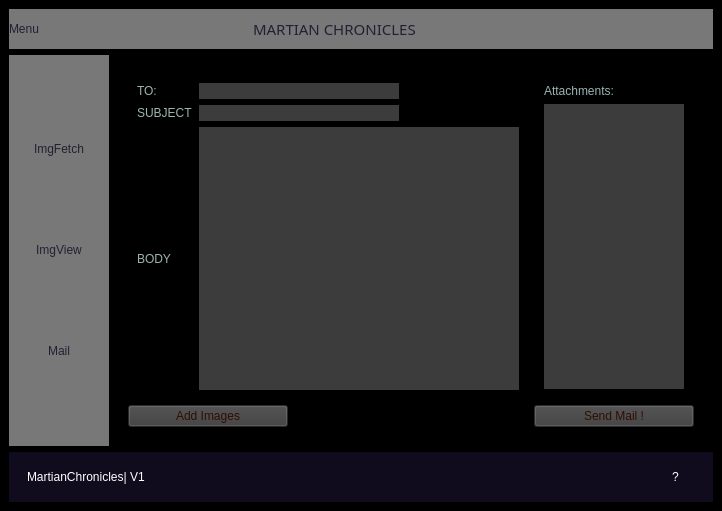
<?xml version="1.0" encoding="UTF-8"?>
<ui version="4.0">
 <class>MainWindow</class>
 <widget class="QMainWindow" name="MainWindow">
  <property name="geometry">
   <rect>
    <x>0</x>
    <y>0</y>
    <width>722</width>
    <height>488</height>
   </rect>
  </property>
  <property name="font">
   <font>
    <family>Comfortaa</family>
    <pointsize>11</pointsize>
    <italic>false</italic>
    <bold>false</bold>
   </font>
  </property>
  <property name="windowTitle">
   <string>MainWindow</string>
  </property>
  <property name="styleSheet">
   <string notr="true">*{
	background-color: rgb(0, 0, 0);
	font: 11pt &quot;Comfortaa&quot;;

}</string>
  </property>
  <widget class="QWidget" name="centralwidget">
   <layout class="QVBoxLayout" name="verticalLayout">
    <item>
     <widget class="QFrame" name="top">
      <property name="styleSheet">
       <string notr="true">*{border:none;
background-color: rgb(120, 120, 120)
}</string>
      </property>
      <property name="frameShape">
       <enum>QFrame::NoFrame</enum>
      </property>
      <property name="frameShadow">
       <enum>QFrame::Raised</enum>
      </property>
      <layout class="QHBoxLayout" name="horizontalLayout">
       <property name="spacing">
        <number>0</number>
       </property>
       <property name="leftMargin">
        <number>0</number>
       </property>
       <property name="topMargin">
        <number>0</number>
       </property>
       <property name="rightMargin">
        <number>0</number>
       </property>
       <property name="bottomMargin">
        <number>0</number>
       </property>
       <item alignment="Qt::AlignLeft">
        <widget class="QFrame" name="left">
         <property name="frameShape">
          <enum>QFrame::StyledPanel</enum>
         </property>
         <property name="frameShadow">
          <enum>QFrame::Raised</enum>
         </property>
         <layout class="QHBoxLayout" name="horizontalLayout_3">
          <property name="spacing">
           <number>0</number>
          </property>
          <property name="leftMargin">
           <number>0</number>
          </property>
          <property name="topMargin">
           <number>0</number>
          </property>
          <property name="rightMargin">
           <number>0</number>
          </property>
          <property name="bottomMargin">
           <number>0</number>
          </property>
          <item>
           <widget class="QPushButton" name="menu_button">
            <property name="styleSheet">
             <string notr="true">*{border:none;

color: rgb(36, 31, 49);}</string>
            </property>
            <property name="text">
             <string>Menu</string>
            </property>
            <property name="icon">
             <iconset>
              <normaloff>../17a94320/mars-rover.png</normaloff>../17a94320/mars-rover.png</iconset>
            </property>
            <property name="iconSize">
             <size>
              <width>32</width>
              <height>32</height>
             </size>
            </property>
           </widget>
          </item>
         </layout>
        </widget>
       </item>
       <item>
        <widget class="QFrame" name="mid_2">
         <property name="frameShape">
          <enum>QFrame::StyledPanel</enum>
         </property>
         <property name="frameShadow">
          <enum>QFrame::Raised</enum>
         </property>
         <layout class="QVBoxLayout" name="verticalLayout_2">
          <item>
           <widget class="QLabel" name="label">
            <property name="font">
             <font>
              <family>Comfortaa</family>
              <pointsize>11</pointsize>
              <italic>false</italic>
              <bold>false</bold>
             </font>
            </property>
            <property name="styleSheet">
             <string notr="true">color: rgb(36, 31, 49);</string>
            </property>
            <property name="text">
             <string>MARTIAN CHRONICLES</string>
            </property>
           </widget>
          </item>
         </layout>
        </widget>
       </item>
       <item alignment="Qt::AlignRight">
        <widget class="QFrame" name="right">
         <property name="styleSheet">
          <string notr="true">*{border:none}</string>
         </property>
         <property name="frameShape">
          <enum>QFrame::StyledPanel</enum>
         </property>
         <property name="frameShadow">
          <enum>QFrame::Raised</enum>
         </property>
         <layout class="QHBoxLayout" name="horizontalLayout_2">
          <property name="spacing">
           <number>12</number>
          </property>
          <property name="leftMargin">
           <number>0</number>
          </property>
          <property name="topMargin">
           <number>0</number>
          </property>
          <property name="rightMargin">
           <number>0</number>
          </property>
          <property name="bottomMargin">
           <number>0</number>
          </property>
          <item>
           <widget class="QPushButton" name="minimize_button">
            <property name="text">
             <string/>
            </property>
            <property name="icon">
             <iconset>
              <normaloff>../29331c36/minimize-sign.png</normaloff>../29331c36/minimize-sign.png</iconset>
            </property>
           </widget>
          </item>
          <item>
           <widget class="QPushButton" name="maximise_button">
            <property name="text">
             <string/>
            </property>
            <property name="icon">
             <iconset>
              <normaloff>../3f3cddd8/maximize.png</normaloff>../3f3cddd8/maximize.png</iconset>
            </property>
           </widget>
          </item>
          <item>
           <widget class="QPushButton" name="close_button">
            <property name="text">
             <string/>
            </property>
           </widget>
          </item>
         </layout>
        </widget>
       </item>
      </layout>
     </widget>
    </item>
    <item>
     <widget class="QFrame" name="mid">
      <property name="sizePolicy">
       <sizepolicy hsizetype="Preferred" vsizetype="Expanding">
        <horstretch>0</horstretch>
        <verstretch>0</verstretch>
       </sizepolicy>
      </property>
      <property name="frameShape">
       <enum>QFrame::NoFrame</enum>
      </property>
      <property name="frameShadow">
       <enum>QFrame::Raised</enum>
      </property>
      <layout class="QHBoxLayout" name="horizontalLayout_7">
       <property name="spacing">
        <number>0</number>
       </property>
       <property name="leftMargin">
        <number>0</number>
       </property>
       <property name="topMargin">
        <number>0</number>
       </property>
       <property name="rightMargin">
        <number>0</number>
       </property>
       <property name="bottomMargin">
        <number>0</number>
       </property>
       <item>
        <widget class="QFrame" name="left_menu">
         <property name="minimumSize">
          <size>
           <width>100</width>
           <height>0</height>
          </size>
         </property>
         <property name="maximumSize">
          <size>
           <width>20</width>
           <height>16777215</height>
          </size>
         </property>
         <property name="styleSheet">
          <string notr="true">*{background-color: rgb(120, 120, 120);
border:none}</string>
         </property>
         <property name="frameShape">
          <enum>QFrame::StyledPanel</enum>
         </property>
         <property name="frameShadow">
          <enum>QFrame::Raised</enum>
         </property>
         <layout class="QVBoxLayout" name="verticalLayout_7">
          <property name="spacing">
           <number>0</number>
          </property>
          <property name="leftMargin">
           <number>0</number>
          </property>
          <property name="topMargin">
           <number>0</number>
          </property>
          <property name="rightMargin">
           <number>0</number>
          </property>
          <property name="bottomMargin">
           <number>0</number>
          </property>
          <item>
           <widget class="QPushButton" name="fetch_web_button">
            <property name="styleSheet">
             <string notr="true">color: rgb(36, 31, 49);</string>
            </property>
            <property name="text">
             <string>ImgFetch</string>
            </property>
            <property name="iconSize">
             <size>
              <width>24</width>
              <height>24</height>
             </size>
            </property>
           </widget>
          </item>
          <item alignment="Qt::AlignHCenter">
           <widget class="QPushButton" name="image_view_button">
            <property name="styleSheet">
             <string notr="true">color: rgb(36, 31, 49);</string>
            </property>
            <property name="text">
             <string>ImgView</string>
            </property>
            <property name="iconSize">
             <size>
              <width>24</width>
              <height>24</height>
             </size>
            </property>
           </widget>
          </item>
          <item>
           <widget class="QPushButton" name="mail_button">
            <property name="styleSheet">
             <string notr="true">color: rgb(36, 31, 49);</string>
            </property>
            <property name="text">
             <string>Mail</string>
            </property>
            <property name="iconSize">
             <size>
              <width>24</width>
              <height>24</height>
             </size>
            </property>
           </widget>
          </item>
         </layout>
        </widget>
       </item>
       <item>
        <widget class="QFrame" name="main_body">
         <property name="styleSheet">
          <string notr="true">background-color: rgb(0, 0,0);</string>
         </property>
         <property name="frameShape">
          <enum>QFrame::StyledPanel</enum>
         </property>
         <property name="frameShadow">
          <enum>QFrame::Raised</enum>
         </property>
         <layout class="QVBoxLayout" name="verticalLayout_3">
          <item>
           <widget class="QStackedWidget" name="stackedWidget">
            <property name="currentIndex">
             <number>2</number>
            </property>
            <widget class="QWidget" name="img_viewpage">
             <layout class="QHBoxLayout" name="horizontalLayout_8">
              <item alignment="Qt::AlignLeft">
               <widget class="QFrame" name="frame_2">
                <property name="frameShape">
                 <enum>QFrame::StyledPanel</enum>
                </property>
                <property name="frameShadow">
                 <enum>QFrame::Raised</enum>
                </property>
                <layout class="QHBoxLayout" name="horizontalLayout_10">
                 <property name="spacing">
                  <number>0</number>
                 </property>
                 <property name="leftMargin">
                  <number>0</number>
                 </property>
                 <property name="topMargin">
                  <number>0</number>
                 </property>
                 <property name="rightMargin">
                  <number>0</number>
                 </property>
                 <property name="bottomMargin">
                  <number>0</number>
                 </property>
                 <item>
                  <widget class="QPushButton" name="prev_image_button">
                   <property name="sizePolicy">
                    <sizepolicy hsizetype="Minimum" vsizetype="Expanding">
                     <horstretch>0</horstretch>
                     <verstretch>0</verstretch>
                    </sizepolicy>
                   </property>
                   <property name="minimumSize">
                    <size>
                     <width>80</width>
                     <height>351</height>
                    </size>
                   </property>
                   <property name="font">
                    <font>
                     <family>Comfortaa</family>
                     <pointsize>11</pointsize>
                     <italic>false</italic>
                     <bold>false</bold>
                    </font>
                   </property>
                   <property name="styleSheet">
                    <string notr="true">background-color:rgb(120,120,120);
color: rgb(46, 14, 2);</string>
                   </property>
                   <property name="text">
                    <string>&lt;</string>
                   </property>
                  </widget>
                 </item>
                </layout>
               </widget>
              </item>
              <item>
               <widget class="QFrame" name="frame_4">
                <property name="sizePolicy">
                 <sizepolicy hsizetype="Expanding" vsizetype="Preferred">
                  <horstretch>0</horstretch>
                  <verstretch>0</verstretch>
                 </sizepolicy>
                </property>
                <property name="frameShape">
                 <enum>QFrame::StyledPanel</enum>
                </property>
                <property name="frameShadow">
                 <enum>QFrame::Raised</enum>
                </property>
                <layout class="QVBoxLayout" name="verticalLayout_8">
                 <property name="spacing">
                  <number>0</number>
                 </property>
                 <property name="leftMargin">
                  <number>0</number>
                 </property>
                 <property name="topMargin">
                  <number>0</number>
                 </property>
                 <property name="rightMargin">
                  <number>0</number>
                 </property>
                 <property name="bottomMargin">
                  <number>0</number>
                 </property>
                 <item>
                  <widget class="QLabel" name="image_view_label">
                   <property name="text">
                    <string/>
                   </property>
                  </widget>
                 </item>
                </layout>
               </widget>
              </item>
              <item alignment="Qt::AlignRight">
               <widget class="QFrame" name="frame_3">
                <property name="frameShape">
                 <enum>QFrame::StyledPanel</enum>
                </property>
                <property name="frameShadow">
                 <enum>QFrame::Raised</enum>
                </property>
                <layout class="QVBoxLayout" name="verticalLayout_6">
                 <property name="spacing">
                  <number>0</number>
                 </property>
                 <property name="leftMargin">
                  <number>0</number>
                 </property>
                 <property name="topMargin">
                  <number>0</number>
                 </property>
                 <property name="rightMargin">
                  <number>0</number>
                 </property>
                 <property name="bottomMargin">
                  <number>0</number>
                 </property>
                 <item>
                  <widget class="QPushButton" name="next_image_button">
                   <property name="sizePolicy">
                    <sizepolicy hsizetype="Minimum" vsizetype="Expanding">
                     <horstretch>0</horstretch>
                     <verstretch>0</verstretch>
                    </sizepolicy>
                   </property>
                   <property name="minimumSize">
                    <size>
                     <width>80</width>
                     <height>351</height>
                    </size>
                   </property>
                   <property name="font">
                    <font>
                     <family>Comfortaa</family>
                     <pointsize>11</pointsize>
                     <italic>false</italic>
                     <bold>false</bold>
                    </font>
                   </property>
                   <property name="styleSheet">
                    <string notr="true">*{background-color:rgb(120,120,120);
alternate-background-color: rgb(255, 200, 87);

color: rgb(46, 14, 2);}</string>
                   </property>
                   <property name="text">
                    <string>&gt;</string>
                   </property>
                  </widget>
                 </item>
                </layout>
               </widget>
              </item>
             </layout>
            </widget>
            <widget class="QWidget" name="fetch_page">
             <layout class="QGridLayout" name="gridLayout_2">
              <item row="0" column="2" rowspan="2">
               <widget class="QPushButton" name="fetch_button">
                <property name="minimumSize">
                 <size>
                  <width>128</width>
                  <height>128</height>
                 </size>
                </property>
                <property name="styleSheet">
                 <string notr="true">background-color: rgb(61, 56, 70);
color: rgb(46, 14, 2);</string>
                </property>
                <property name="text">
                 <string>FETCH IMAGES</string>
                </property>
               </widget>
              </item>
              <item row="0" column="1">
               <widget class="QFrame" name="cam_sel_frame">
                <property name="styleSheet">
                 <string notr="true">background-color: rgb(120, 120, 120);</string>
                </property>
                <property name="frameShape">
                 <enum>QFrame::StyledPanel</enum>
                </property>
                <property name="frameShadow">
                 <enum>QFrame::Raised</enum>
                </property>
                <layout class="QVBoxLayout" name="verticalLayout_5">
                 <item>
                  <widget class="QLabel" name="label_7">
                   <property name="styleSheet">
                    <string notr="true">color: rgb(46, 14, 2);</string>
                   </property>
                   <property name="text">
                    <string>Camera:</string>
                   </property>
                  </widget>
                 </item>
                 <item>
                  <widget class="QRadioButton" name="fhaz_radio">
                   <property name="styleSheet">
                    <string notr="true">color: rgb(46, 14, 2);</string>
                   </property>
                   <property name="text">
                    <string>FHAZ</string>
                   </property>
                  </widget>
                 </item>
                 <item>
                  <widget class="QRadioButton" name="rhaz_radio">
                   <property name="styleSheet">
                    <string notr="true">color: rgb(46, 14, 2);</string>
                   </property>
                   <property name="text">
                    <string>RHAZ</string>
                   </property>
                  </widget>
                 </item>
                 <item>
                  <widget class="QRadioButton" name="navcam_radio">
                   <property name="styleSheet">
                    <string notr="true">color: rgb(46, 14, 2);</string>
                   </property>
                   <property name="text">
                    <string>NAVCAM</string>
                   </property>
                  </widget>
                 </item>
                 <item>
                  <widget class="QRadioButton" name="pandcam_radio">
                   <property name="styleSheet">
                    <string notr="true">color: rgb(46, 14, 2);</string>
                   </property>
                   <property name="text">
                    <string>PANCAM</string>
                   </property>
                  </widget>
                 </item>
                </layout>
               </widget>
              </item>
              <item row="1" column="0" colspan="2">
               <widget class="QFrame" name="frame">
                <property name="styleSheet">
                 <string notr="true">*{border:none}</string>
                </property>
                <property name="frameShape">
                 <enum>QFrame::StyledPanel</enum>
                </property>
                <property name="frameShadow">
                 <enum>QFrame::Raised</enum>
                </property>
                <layout class="QHBoxLayout" name="horizontalLayout_9">
                 <item>
                  <widget class="QLabel" name="earth_date_label">
                   <property name="styleSheet">
                    <string notr="true">color: rgb(152, 54, 40);</string>
                   </property>
                   <property name="text">
                    <string>Earth_date:</string>
                   </property>
                  </widget>
                 </item>
                 <item>
                  <widget class="QCalendarWidget" name="calendarWidget">
                   <property name="styleSheet">
                    <string notr="true">color: rgb(152, 54, 40);
background-color: rgb(157, 181, 178);</string>
                   </property>
                   <property name="gridVisible">
                    <bool>true</bool>
                   </property>
                  </widget>
                 </item>
                </layout>
               </widget>
              </item>
              <item row="0" column="0">
               <widget class="QFrame" name="rover_sel_Frame">
                <property name="styleSheet">
                 <string notr="true">background-color: rgb(120,120, 120);</string>
                </property>
                <property name="frameShape">
                 <enum>QFrame::StyledPanel</enum>
                </property>
                <property name="frameShadow">
                 <enum>QFrame::Raised</enum>
                </property>
                <layout class="QHBoxLayout" name="horizontalLayout_11">
                 <item>
                  <widget class="QFrame" name="frame_6">
                   <property name="frameShape">
                    <enum>QFrame::StyledPanel</enum>
                   </property>
                   <property name="frameShadow">
                    <enum>QFrame::Raised</enum>
                   </property>
                   <layout class="QVBoxLayout" name="verticalLayout_10">
                    <item>
                     <widget class="QLabel" name="label_6">
                      <property name="styleSheet">
                       <string notr="true">color: rgb(46, 14, 2);</string>
                      </property>
                      <property name="text">
                       <string>Rover:</string>
                      </property>
                     </widget>
                    </item>
                    <item>
                     <widget class="QRadioButton" name="spirit_radio">
                      <property name="styleSheet">
                       <string notr="true">color: rgb(46, 14, 2);</string>
                      </property>
                      <property name="text">
                       <string>Spirit</string>
                      </property>
                     </widget>
                    </item>
                    <item>
                     <widget class="QRadioButton" name="opportunity_radio">
                      <property name="styleSheet">
                       <string notr="true">color: rgb(46, 14, 2);</string>
                      </property>
                      <property name="text">
                       <string>Opportunity</string>
                      </property>
                     </widget>
                    </item>
                    <item>
                     <widget class="QRadioButton" name="curiosity_radio">
                      <property name="styleSheet">
                       <string notr="true">color: rgb(157, 181, 178);
color: rgb(46, 14, 2);</string>
                      </property>
                      <property name="text">
                       <string>Curiosity</string>
                      </property>
                     </widget>
                    </item>
                   </layout>
                  </widget>
                 </item>
                 <item>
                  <widget class="QFrame" name="frame_5">
                   <property name="minimumSize">
                    <size>
                     <width>0</width>
                     <height>50</height>
                    </size>
                   </property>
                   <property name="frameShape">
                    <enum>QFrame::StyledPanel</enum>
                   </property>
                   <property name="frameShadow">
                    <enum>QFrame::Raised</enum>
                   </property>
                   <layout class="QVBoxLayout" name="verticalLayout_9">
                    <item>
                     <widget class="QLabel" name="label_4">
                      <property name="styleSheet">
                       <string notr="true">color: rgb(46, 14, 2);</string>
                      </property>
                      <property name="text">
                       <string>Lastest Images</string>
                      </property>
                     </widget>
                    </item>
                    <item>
                     <widget class="QRadioButton" name="no_butt">
                      <property name="styleSheet">
                       <string notr="true">color:rgb(46, 14, 2)</string>
                      </property>
                      <property name="text">
                       <string>No</string>
                      </property>
                     </widget>
                    </item>
                    <item>
                     <widget class="QRadioButton" name="yes_butt">
                      <property name="styleSheet">
                       <string notr="true">color: rgb(46, 14, 2);</string>
                      </property>
                      <property name="text">
                       <string>Yes</string>
                      </property>
                     </widget>
                    </item>
                   </layout>
                  </widget>
                 </item>
                </layout>
               </widget>
              </item>
             </layout>
            </widget>
            <widget class="QWidget" name="mail_page">
             <layout class="QGridLayout" name="gridLayout_3">
              <item row="0" column="0">
               <widget class="QFrame" name="mail_frame">
                <property name="styleSheet">
                 <string notr="true">*{border:none}</string>
                </property>
                <property name="frameShape">
                 <enum>QFrame::StyledPanel</enum>
                </property>
                <property name="frameShadow">
                 <enum>QFrame::Raised</enum>
                </property>
                <layout class="QGridLayout" name="gridLayout_4">
                 <item row="1" column="0">
                  <widget class="QLabel" name="label_10">
                   <property name="styleSheet">
                    <string notr="true">color: rgb(157, 181, 178);</string>
                   </property>
                   <property name="text">
                    <string>SUBJECT</string>
                   </property>
                  </widget>
                 </item>
                 <item row="2" column="0">
                  <widget class="QLabel" name="label_3">
                   <property name="styleSheet">
                    <string notr="true">color: rgb(157, 181, 178);</string>
                   </property>
                   <property name="text">
                    <string>BODY</string>
                   </property>
                  </widget>
                 </item>
                 <item row="2" column="1">
                  <widget class="QTextEdit" name="body_line">
                   <property name="styleSheet">
                    <string notr="true">background-color: rgb(60,60,60);</string>
                   </property>
                  </widget>
                 </item>
                 <item row="0" column="1" alignment="Qt::AlignLeft">
                  <widget class="QLineEdit" name="to_line">
                   <property name="minimumSize">
                    <size>
                     <width>200</width>
                     <height>0</height>
                    </size>
                   </property>
                   <property name="styleSheet">
                    <string notr="true">background-color: rgb(60,60,60);</string>
                   </property>
                   <property name="text">
                    <string/>
                   </property>
                  </widget>
                 </item>
                 <item row="0" column="0" alignment="Qt::AlignLeft">
                  <widget class="QLabel" name="label_9">
                   <property name="styleSheet">
                    <string notr="true">color: rgb(157, 181, 178);</string>
                   </property>
                   <property name="text">
                    <string>TO:</string>
                   </property>
                  </widget>
                 </item>
                 <item row="1" column="1" alignment="Qt::AlignLeft">
                  <widget class="QLineEdit" name="subject_line">
                   <property name="minimumSize">
                    <size>
                     <width>200</width>
                     <height>0</height>
                    </size>
                   </property>
                   <property name="styleSheet">
                    <string notr="true">background-color: rgb(60,60,60);</string>
                   </property>
                  </widget>
                 </item>
                </layout>
               </widget>
              </item>
              <item row="1" column="1">
               <widget class="QPushButton" name="send_mail_button">
                <property name="minimumSize">
                 <size>
                  <width>160</width>
                  <height>0</height>
                 </size>
                </property>
                <property name="styleSheet">
                 <string notr="true">selection-background-color: rgb(229, 165, 10);
color:rgb(46, 14, 2);
border-color: rgb(165, 29, 45);
background-color: rgb(60, 60, 60);</string>
                </property>
                <property name="text">
                 <string>Send Mail !</string>
                </property>
               </widget>
              </item>
              <item row="1" column="0" alignment="Qt::AlignLeft">
               <widget class="QPushButton" name="add_image_button">
                <property name="minimumSize">
                 <size>
                  <width>160</width>
                  <height>0</height>
                 </size>
                </property>
                <property name="styleSheet">
                 <string notr="true">background-color: rgba(60,60,60,100);
color: rgb(46, 14, 2);</string>
                </property>
                <property name="text">
                 <string>Add Images</string>
                </property>
               </widget>
              </item>
              <item row="0" column="1">
               <widget class="QFrame" name="frame_7">
                <property name="frameShape">
                 <enum>QFrame::StyledPanel</enum>
                </property>
                <property name="frameShadow">
                 <enum>QFrame::Raised</enum>
                </property>
                <layout class="QVBoxLayout" name="verticalLayout_4">
                 <item alignment="Qt::AlignTop">
                  <widget class="QLabel" name="label_5">
                   <property name="styleSheet">
                    <string notr="true">color: rgb(157, 181, 178);</string>
                   </property>
                   <property name="text">
                    <string>Attachments:</string>
                   </property>
                  </widget>
                 </item>
                 <item>
                  <widget class="QLabel" name="attachments">
                   <property name="sizePolicy">
                    <sizepolicy hsizetype="Preferred" vsizetype="Expanding">
                     <horstretch>0</horstretch>
                     <verstretch>0</verstretch>
                    </sizepolicy>
                   </property>
                   <property name="maximumSize">
                    <size>
                     <width>300</width>
                     <height>16777215</height>
                    </size>
                   </property>
                   <property name="styleSheet">
                    <string notr="true">background-color: rgb(60,60,60);
color: rgb(255, 200, 87);</string>
                   </property>
                   <property name="text">
                    <string/>
                   </property>
                   <property name="scaledContents">
                    <bool>true</bool>
                   </property>
                   <property name="alignment">
                    <set>Qt::AlignLeading|Qt::AlignLeft|Qt::AlignVCenter</set>
                   </property>
                  </widget>
                 </item>
                </layout>
               </widget>
              </item>
             </layout>
            </widget>
           </widget>
          </item>
         </layout>
        </widget>
       </item>
      </layout>
     </widget>
    </item>
    <item>
     <widget class="QFrame" name="bottom">
      <property name="styleSheet">
       <string notr="true">*{border:none;
background-color:rgb(16, 11, 29)
}</string>
      </property>
      <property name="frameShape">
       <enum>QFrame::NoFrame</enum>
      </property>
      <property name="frameShadow">
       <enum>QFrame::Raised</enum>
      </property>
      <layout class="QHBoxLayout" name="horizontalLayout_4">
       <item>
        <widget class="QFrame" name="bottom_left">
         <property name="frameShape">
          <enum>QFrame::StyledPanel</enum>
         </property>
         <property name="frameShadow">
          <enum>QFrame::Raised</enum>
         </property>
         <layout class="QHBoxLayout" name="horizontalLayout_5">
          <item>
           <widget class="QLabel" name="label_2">
            <property name="styleSheet">
             <string notr="true">color:rgb(255, 255, 255)</string>
            </property>
            <property name="text">
             <string>MartianChronicles| V1</string>
            </property>
           </widget>
          </item>
         </layout>
        </widget>
       </item>
       <item>
        <widget class="QFrame" name="bottom_right">
         <property name="frameShape">
          <enum>QFrame::StyledPanel</enum>
         </property>
         <property name="frameShadow">
          <enum>QFrame::Raised</enum>
         </property>
         <layout class="QHBoxLayout" name="horizontalLayout_6">
          <item alignment="Qt::AlignRight">
           <widget class="QPushButton" name="help_button">
            <property name="styleSheet">
             <string notr="true">
color: rgb(255, 255, 255);</string>
            </property>
            <property name="text">
             <string>?</string>
            </property>
           </widget>
          </item>
         </layout>
        </widget>
       </item>
       <item alignment="Qt::AlignBottom">
        <widget class="QFrame" name="size_grip">
         <property name="minimumSize">
          <size>
           <width>10</width>
           <height>10</height>
          </size>
         </property>
         <property name="maximumSize">
          <size>
           <width>10</width>
           <height>10</height>
          </size>
         </property>
         <property name="frameShape">
          <enum>QFrame::StyledPanel</enum>
         </property>
         <property name="frameShadow">
          <enum>QFrame::Raised</enum>
         </property>
        </widget>
       </item>
      </layout>
     </widget>
    </item>
   </layout>
  </widget>
 </widget>
 <resources/>
 <connections>
  <connection>
   <sender>close_button</sender>
   <signal>pressed()</signal>
   <receiver>MainWindow</receiver>
   <slot>close()</slot>
   <hints>
    <hint type="sourcelabel">
     <x>552</x>
     <y>21</y>
    </hint>
    <hint type="destinationlabel">
     <x>284</x>
     <y>271</y>
    </hint>
   </hints>
  </connection>
  <connection>
   <sender>minimize_button</sender>
   <signal>pressed()</signal>
   <receiver>MainWindow</receiver>
   <slot>showMinimized()</slot>
   <hints>
    <hint type="sourcelabel">
     <x>488</x>
     <y>21</y>
    </hint>
    <hint type="destinationlabel">
     <x>284</x>
     <y>271</y>
    </hint>
   </hints>
  </connection>
  <connection>
   <sender>maximise_button</sender>
   <signal>pressed()</signal>
   <receiver>MainWindow</receiver>
   <slot>showMaximized()</slot>
   <hints>
    <hint type="sourcelabel">
     <x>520</x>
     <y>21</y>
    </hint>
    <hint type="destinationlabel">
     <x>284</x>
     <y>271</y>
    </hint>
   </hints>
  </connection>
  <connection>
   <sender>maximise_button</sender>
   <signal>clicked(bool)</signal>
   <receiver>MainWindow</receiver>
   <slot>showNormal()</slot>
   <hints>
    <hint type="sourcelabel">
     <x>520</x>
     <y>21</y>
    </hint>
    <hint type="destinationlabel">
     <x>284</x>
     <y>271</y>
    </hint>
   </hints>
  </connection>
 </connections>
</ui>
